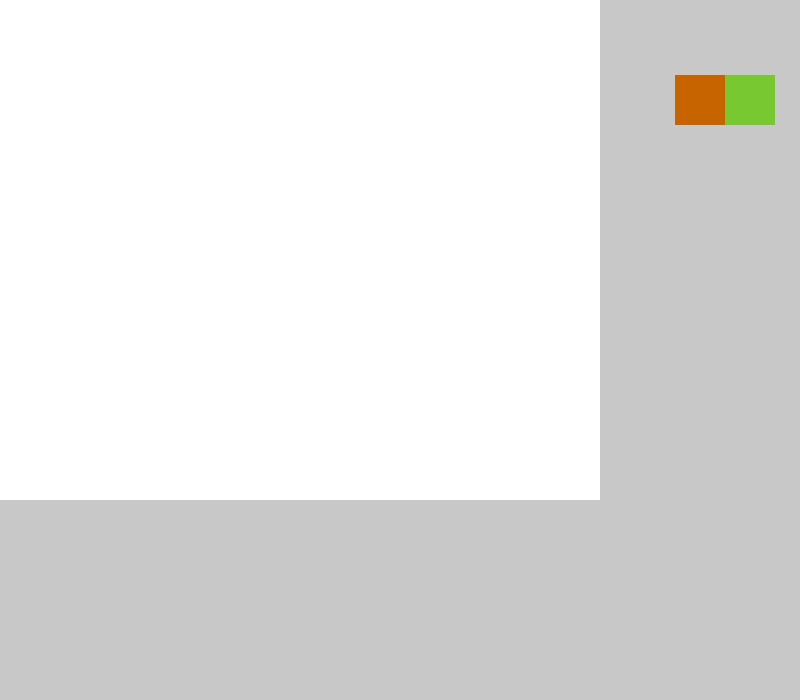
Frame 1 (no input)
Frame 60 (the mouse pressed at the canvas centre just before this capture): identical to frame 1, image omitted
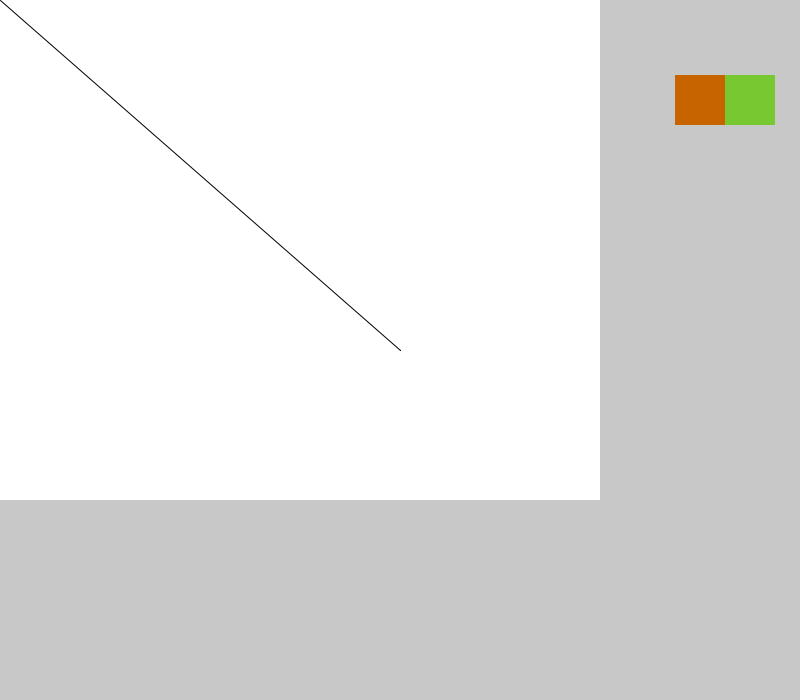
Frame 120 (the mouse held since frame 60 and released just before this capture)

The Processing sketch that drew these frames (run headless with seeded random() and noise(); from frame 60 on, the mouse is pressed at the canvas centre):

// Processing sketch: processing_78279
// ── processing_78279.pde

//creating buttons and the interface--this first before array to handle data
//thanks to Eugene for showing me I didn't need to store the button check as a value, instead
//cut the middleman and go straight to "this is what I want to happen if I check this and it's true"
//ergo don't store values if you don't have to

int r = 0;
int g = 0;
int b = 0;
Buttonmash button = new Buttonmash(750, 100, 50, 50, 120, 200, 50);
Buttonmash button2 = new Buttonmash (700, 100, 50, 50, 200, 100, 0);

void setup() {
  size(800,700);
  background(255);
  rectMode(CENTER);
  frameRate(60); //increasing framerate to reduce lag between changing color
}

void draw() {
  mouseline();
  interfaceBox();
  button.display();
  button2.display();
}

void keyReleased() {
  if (key == ENTER) {
   background(255);
 }
}

void mouseline() {
  if (mousePressed==true) {
      stroke(r, g, b);
      line(mouseX, mouseY, pmouseX, pmouseY);
  }
}

void interfaceBox() {
  noStroke();
  fill(200, 200, 200);
  pushMatrix();
  translate(705, 245);
  rect(0, 0, 210, 510);
  popMatrix();
  pushMatrix();
  translate(395, 605);
  rect(0, 0, 810, 210);
  popMatrix();
}

void mousePressed() {
  button.buttonCheck();
  button2.buttonCheck();
}

class Buttonmash {
 
  int localX, localY, localW, localH, localR, localG, localB;
  
  Buttonmash(int x, int y, int w, int h, int r2, int g2, int b2) {
    localX = x;
    localY = y;
    localW = w;
    localH = h;
    localR = r2;
    localG = g2;
    localB = b2; 
  }
  
  void display() {
   buttonCheck();
   fill (localR, localG, localB);
   rect (localX, localY, localW, localH); 
  }
  
  void buttonCheck() {
   if (mouseX >= localX-(localW/2) && mouseX <= localX+(localW/2) && mouseY >= localY-(localH/2) && mouseY <= localY+(localH/2)) {
     r = localR;
     g = localG;
     b = localB;
   } 
  }
  
}
